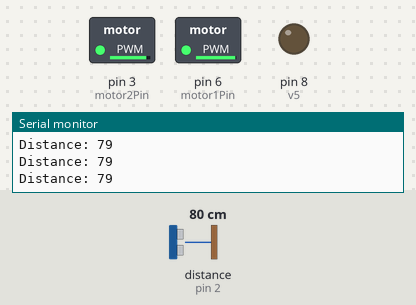
Recording of a sketch running on a simulated Arduino Uno, built with avr-gcc and run on an emulated ATmega328P. Shown: switched loads named in the sketch (green lamp = pin HIGH), output pins drawn as LEDs (lit = HIGH), the last lines printed to the serial monitor. Wiring (inferred from the names in the program): ultrasonic range finder: trigger pin 4; echo pin 2. Inputs (shaded band) come from the test bench; at power-on: distance to the obstacle (sensor on pin 2) 80 cm. The echo pulse lasts 58.3 µs per cm; pins used as bus, display or sensor lines are not drawn.

Above: at 1.2 s.
1.3 s: distance to the obstacle (sensor on pin 2) set to 33 cm
2.8 s: distance to the obstacle (sensor on pin 2) set to 27 cm
At 3.2 s:
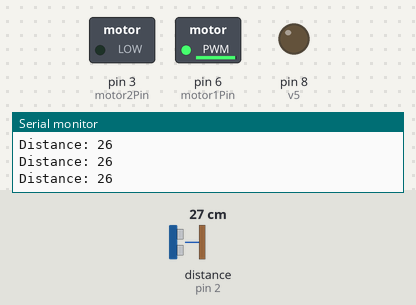
4.4 s: distance to the obstacle (sensor on pin 2) set to 17 cm
7.4 s: distance to the obstacle (sensor on pin 2) set to 14 cm
At 8.7 s:
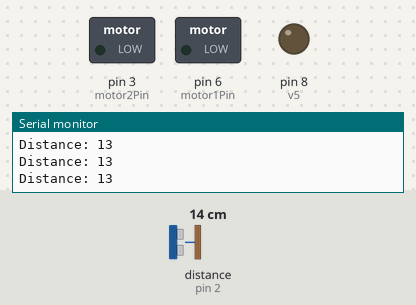
9.0 s: distance to the obstacle (sensor on pin 2) set to 18 cm
At 9.5 s:
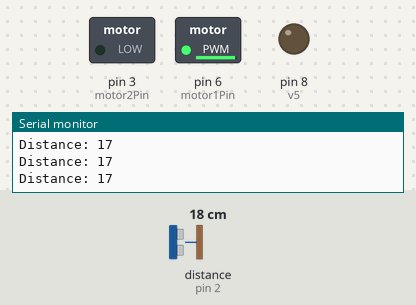
10.6 s: distance to the obstacle (sensor on pin 2) set to 2 cm
At 11.8 s:
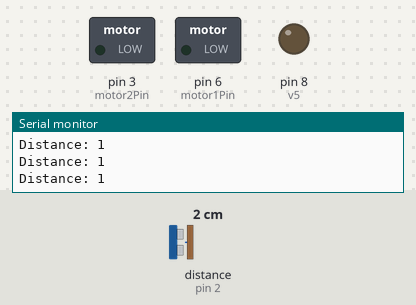
Timing chart, 0 to 13.2 s (numbered marks = the images above; inputs shaded):
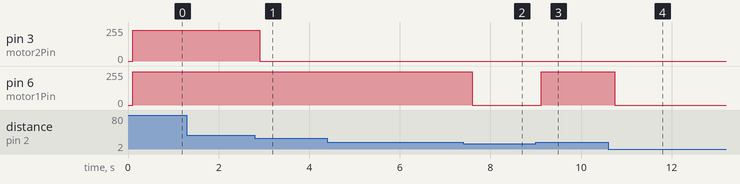

Measured:
- the behaviour switches between 31 and 30 cm on distance to the obstacle (sensor on pin 2) (found by bisection; images 0 and 1)
- the behaviour switches between 16 and 15 cm on distance to the obstacle (sensor on pin 2) (found by bisection; images 1 and 2)
- after the input at 2.8 s, pin 3 (motor2Pin): 230/255 → 0/255 after 0.11 s
- after the input at 7.4 s, pin 6 (motor1Pin): 250/255 → 0/255 after 0.20 s
- after the input at 9.0 s, pin 6 (motor1Pin): 0/255 → 250/255 after 0.12 s
- after the input at 10.6 s, pin 6 (motor1Pin): 250/255 → 0/255 after 0.15 s

The sketch:

motor.ino
```cpp
int motor1Pin = 6;
int motor2Pin = 3;
int v5 = 8;

int trigPin = 4;
int echoPin = 2;

void setup()
{
  pinMode(motor1Pin, OUTPUT);
  pinMode(motor2Pin, OUTPUT);
  pinMode(v5, OUTPUT);
  pinMode(trigPin, OUTPUT); // Sets the trigPin as an Output
pinMode(echoPin, INPUT); // Sets the echoPin as an Input
  Serial.begin(9600);

}

 long duration;
int distance;
int k = 0;

void loop()
{
  //digitalWrite(v5, 1);


 digitalWrite(trigPin, LOW);
delayMicroseconds(2);
// Sets the trigPin on HIGH state for 10 micro seconds
digitalWrite(trigPin, HIGH);
delayMicroseconds(10);
digitalWrite(trigPin, LOW);
// Reads the echoPin, returns the sound wave travel time in microseconds
duration = pulseIn(echoPin, HIGH);
// Calculating the distance
distance= duration*0.034/2;
// Prints the distance on the Serial Monitor
Serial.print("Distance: ");
Serial.println(distance);
delay(100);
if(distance>=30){
    analogWrite(motor1Pin, 250);
  analogWrite(motor2Pin, 230);
  }
  else
  if(distance<30 && distance >=15){
           analogWrite(motor1Pin, 250);
  analogWrite(motor2Pin, 0);
  }
  else
  {
    analogWrite(motor1Pin, 0);
  analogWrite(motor2Pin, 0);
  //k++;
  }
}
```
